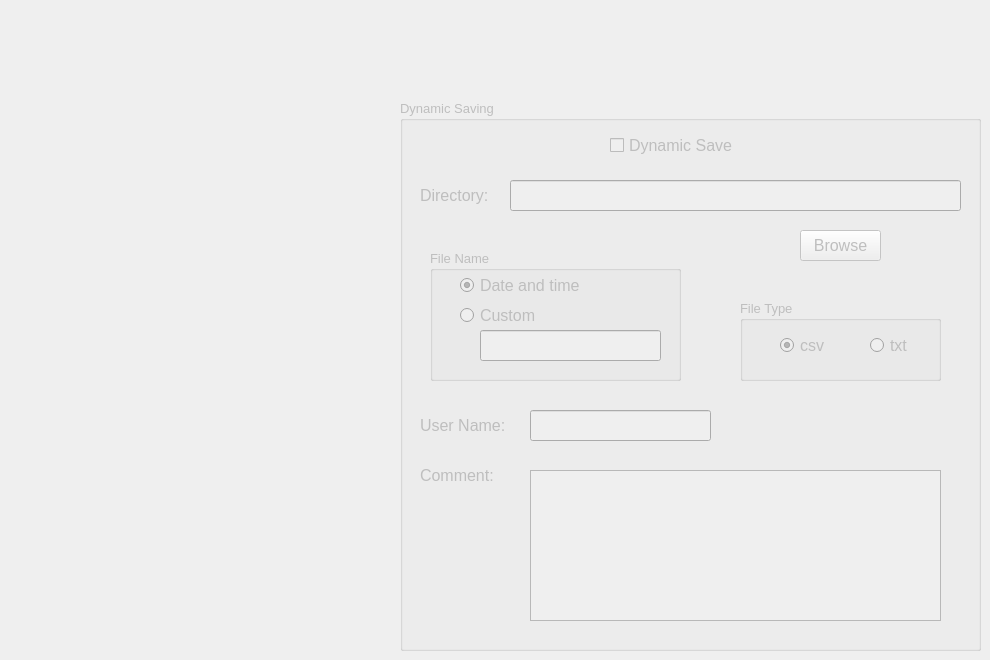
              <widget class="QWidget" name="tab_2">
               <attribute name="title">
                <string>Dynamic Save</string>
               </attribute>
               <widget class="QGroupBox" name="groupBoxK2_dsave">
                <property name="enabled">
                 <bool>false</bool>
                </property>
                <property name="geometry">
                 <rect>
                  <x>400</x>
                  <y>100</y>
                  <width>581</width>
                  <height>551</height>
                 </rect>
                </property>
                <property name="font">
                 <font>
                  <pointsize>10</pointsize>
                 </font>
                </property>
                <property name="title">
                 <string>Dynamic Saving</string>
                </property>
                <widget class="QLabel" name="labelK2_dsave_directory">
                 <property name="enabled">
                  <bool>false</bool>
                 </property>
                 <property name="geometry">
                  <rect>
                   <x>20</x>
                   <y>80</y>
                   <width>101</width>
                   <height>31</height>
                  </rect>
                 </property>
                 <property name="font">
                  <font>
                   <pointsize>12</pointsize>
                  </font>
                 </property>
                 <property name="text">
                  <string>Directory:</string>
                 </property>
                </widget>
                <widget class="QLineEdit" name="lineEditK2_dsave_directory">
                 <property name="enabled">
                  <bool>false</bool>
                 </property>
                 <property name="geometry">
                  <rect>
                   <x>110</x>
                   <y>80</y>
                   <width>451</width>
                   <height>31</height>
                  </rect>
                 </property>
                 <property name="font">
                  <font>
                   <pointsize>12</pointsize>
                  </font>
                 </property>
                </widget>
                <widget class="QCheckBox" name="checkBoxK2_dsave">
                 <property name="enabled">
                  <bool>false</bool>
                 </property>
                 <property name="geometry">
                  <rect>
                   <x>210</x>
                   <y>30</y>
                   <width>141</width>
                   <height>31</height>
                  </rect>
                 </property>
                 <property name="font">
                  <font>
                   <pointsize>12</pointsize>
                  </font>
                 </property>
                 <property name="text">
                  <string>Dynamic Save</string>
                 </property>
                </widget>
                <widget class="QLabel" name="labelK2_dsave_username">
                 <property name="enabled">
                  <bool>false</bool>
                 </property>
                 <property name="geometry">
                  <rect>
                   <x>20</x>
                   <y>310</y>
                   <width>101</width>
                   <height>31</height>
                  </rect>
                 </property>
                 <property name="font">
                  <font>
                   <pointsize>12</pointsize>
                  </font>
                 </property>
                 <property name="text">
                  <string>User Name:</string>
                 </property>
                </widget>
                <widget class="QLineEdit" name="lineEditK2_dsave_username">
                 <property name="enabled">
                  <bool>false</bool>
                 </property>
                 <property name="geometry">
                  <rect>
                   <x>130</x>
                   <y>310</y>
                   <width>181</width>
                   <height>31</height>
                  </rect>
                 </property>
                 <property name="font">
                  <font>
                   <pointsize>12</pointsize>
                  </font>
                 </property>
                </widget>
                <widget class="QPushButton" name="pushButtonK2_dsave_browse">
                 <property name="enabled">
                  <bool>false</bool>
                 </property>
                 <property name="geometry">
                  <rect>
                   <x>400</x>
                   <y>130</y>
                   <width>81</width>
                   <height>31</height>
                  </rect>
                 </property>
                 <property name="font">
                  <font>
                   <pointsize>12</pointsize>
                  </font>
                 </property>
                 <property name="text">
                  <string>Browse</string>
                 </property>
                </widget>
                <widget class="QLabel" name="labelK2_dsave_comment">
                 <property name="enabled">
                  <bool>false</bool>
                 </property>
                 <property name="geometry">
                  <rect>
                   <x>20</x>
                   <y>360</y>
                   <width>91</width>
                   <height>31</height>
                  </rect>
                 </property>
                 <property name="font">
                  <font>
                   <pointsize>12</pointsize>
                  </font>
                 </property>
                 <property name="text">
                  <string>Comment:</string>
                 </property>
                </widget>
                <widget class="QTextEdit" name="textEditK2_dsave_comment">
                 <property name="enabled">
                  <bool>false</bool>
                 </property>
                 <property name="geometry">
                  <rect>
                   <x>130</x>
                   <y>370</y>
                   <width>411</width>
                   <height>151</height>
                  </rect>
                 </property>
                 <property name="font">
                  <font>
                   <pointsize>10</pointsize>
                  </font>
                 </property>
                </widget>
                <widget class="QGroupBox" name="groupBoxK2_dsave_filename">
                 <property name="geometry">
                  <rect>
                   <x>30</x>
                   <y>150</y>
                   <width>251</width>
                   <height>131</height>
                  </rect>
                 </property>
                 <property name="font">
                  <font>
                   <pointsize>10</pointsize>
                  </font>
                 </property>
                 <property name="title">
                  <string>File Name</string>
                 </property>
                 <widget class="QRadioButton" name="radioButtonK2_dsave_timename">
                  <property name="enabled">
                   <bool>false</bool>
                  </property>
                  <property name="geometry">
                   <rect>
                    <x>30</x>
                    <y>20</y>
                    <width>131</width>
                    <height>31</height>
                   </rect>
                  </property>
                  <property name="font">
                   <font>
                    <pointsize>12</pointsize>
                   </font>
                  </property>
                  <property name="text">
                   <string>Date and time</string>
                  </property>
                  <property name="checked">
                   <bool>true</bool>
                  </property>
                 </widget>
                 <widget class="QRadioButton" name="radioButtonK2_dsave_custname">
                  <property name="enabled">
                   <bool>false</bool>
                  </property>
                  <property name="geometry">
                   <rect>
                    <x>30</x>
                    <y>50</y>
                    <width>121</width>
                    <height>31</height>
                   </rect>
                  </property>
                  <property name="font">
                   <font>
                    <pointsize>12</pointsize>
                   </font>
                  </property>
                  <property name="text">
                   <string>Custom</string>
                  </property>
                 </widget>
                 <widget class="QLineEdit" name="lineEditK2_dsave_custname">
                  <property name="enabled">
                   <bool>false</bool>
                  </property>
                  <property name="geometry">
                   <rect>
                    <x>50</x>
                    <y>80</y>
                    <width>181</width>
                    <height>31</height>
                   </rect>
                  </property>
                  <property name="font">
                   <font>
                    <pointsize>12</pointsize>
                   </font>
                  </property>
                 </widget>
                </widget>
                <widget class="QGroupBox" name="groupBoxK2_dsave_filetype">
                 <property name="enabled">
                  <bool>false</bool>
                 </property>
                 <property name="geometry">
                  <rect>
                   <x>340</x>
                   <y>200</y>
                   <width>201</width>
                   <height>81</height>
                  </rect>
                 </property>
                 <property name="font">
                  <font>
                   <pointsize>10</pointsize>
                  </font>
                 </property>
                 <property name="title">
                  <string>File Type</string>
                 </property>
                 <widget class="QRadioButton" name="radioButtonK2_csv">
                  <property name="geometry">
                   <rect>
                    <x>40</x>
                    <y>30</y>
                    <width>61</width>
                    <height>31</height>
                   </rect>
                  </property>
                  <property name="font">
                   <font>
                    <pointsize>12</pointsize>
                   </font>
                  </property>
                  <property name="acceptDrops">
                   <bool>false</bool>
                  </property>
                  <property name="autoFillBackground">
                   <bool>false</bool>
                  </property>
                  <property name="text">
                   <string>csv</string>
                  </property>
                  <property name="checked">
                   <bool>true</bool>
                  </property>
                 </widget>
                 <widget class="QRadioButton" name="radioButtonK2_txt">
                  <property name="geometry">
                   <rect>
                    <x>130</x>
                    <y>30</y>
                    <width>61</width>
                    <height>31</height>
                   </rect>
                  </property>
                  <property name="font">
                   <font>
                    <pointsize>12</pointsize>
                   </font>
                  </property>
                  <property name="text">
                   <string>txt</string>
                  </property>
                 </widget>
                </widget>
               </widget>
              </widget>
